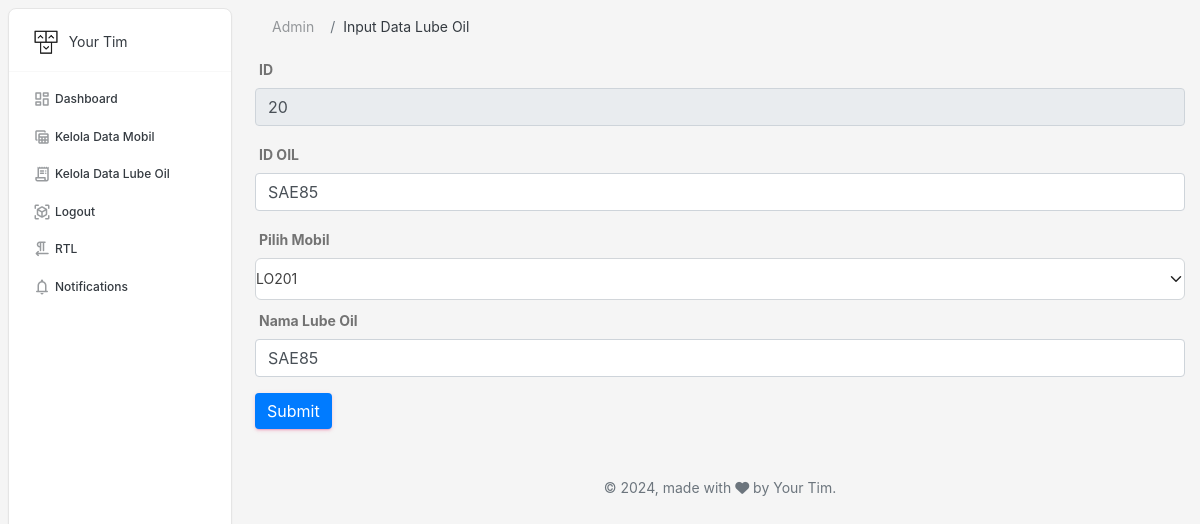
The app's page /lo_project/edit_lube_oil.php?id=20 with its own data.
### tables this page shows
CREATE TABLE `data_lube_oil2` (
  `id` int(255) NOT NULL,
  `id_mobil` int(255) NOT NULL,
  `id_lube_oil` varchar(255) NOT NULL,
  `nama_lube_oil` varchar(255) NOT NULL
);

### lo_project/edit_lube_oil.php (the view, shortened to what this page needs)
<?php
include "koneksi.php";
if (isset($_GET['id'])) {
    $id = mysqli_real_escape_string($koneksi, $_GET['id']);
    $query = "SELECT * FROM data_lube_oil2 WHERE id='$id'";
    $result = mysqli_query($koneksi, $query);
    $oilData = mysqli_fetch_assoc($result);
}
?>
<!DOCTYPE html>
<html lang="en">
<head>
    <link href="../assets/css/nucleo-icons.css" rel="stylesheet" />
    <link href="../assets/css/nucleo-svg.css" rel="stylesheet" />
    <link id="pagestyle" href="../assets/css/material-dashboard.css?v=3.2.0" rel="stylesheet" />
    <link rel="stylesheet" href="https://cdn.jsdelivr.net/npm/bootstrap@4.0.0/dist/css/bootstrap.min.css">
</head>
<body class="g-sidenav-show  bg-gray-100">
    <aside class="sidenav navbar navbar-vertical navbar-expand-xs border-radius-lg fixed-start ms-2  bg-white my-2" id="sidenav-main">
        <div class="sidenav-header">
        <a class="navbar-brand px-4 py-3 m-0" href=" " target="_blank">
            <img src="../assets/img/logo-ct-dark.png" class="navbar-brand-img" width="26" height="26" alt="main_logo">
            <span class="ms-1 text-sm text-dark">Your Tim</span>
        </a>
        </div>
        <hr class="horizontal dark mt-0 mb-2">
        <div class="collapse navbar-collapse  w-auto " id="sidenav-collapse-main">
        <ul class="navbar-nav">
            <li class="nav-item">
            <a class="nav-link text-dark" href="home.php">
                <i class="material-symbols-rounded opacity-5">dashboard</i>
                <span class="nav-link-text ms-1">Dashboard</span>
            </a>
            </li>
            <li class="nav-item">
            <a class="nav-link text-dark" href="car_table.php">
                <i class="material-symbols-rounded opacity-5">table_view</i>
                <span class="nav-link-text ms-1">Kelola Data Mobil</span>
            </a>
            </li>
            <li class="nav-item">
            <a class="nav-link text-dark" href="lube_oil_table.php">
                <i class="material-symbols-rounded opacity-5">receipt_long</i>
                <span class="nav-link-text ms-1">Kelola Data Lube Oil</span>
            </a>
            </li>
            <li class="nav-item">
            <a class="nav-link text-dark" href="">
                <i class="material-symbols-rounded opacity-5">view_in_ar</i>
                <span class="nav-link-text ms-1">Logout</span>
            </a>
            </li>
            <li class="nav-item">
            <a class="nav-link text-dark" href="">
                <i class="material-symbols-rounded opacity-5">format_textdirection_r_to_l</i>
                <span class="nav-link-text ms-1">RTL</span>
            </a>
            </li>
            <li class="nav-item">
            <a class="nav-link text-dark" href="">
                <i class="material-symbols-rounded opacity-5">notifications</i>
                <span class="nav-link-text ms-1">Notifications</span>
            </a>
            </li>
        </ul>
        </div>
  </aside>
  <main class="main-content position-relative max-height-vh-100 h-100 border-radius-lg ">
    <nav class="navbar navbar-main navbar-expand-lg px-0 mx-3 shadow-none border-radius-xl" id="navbarBlur" data-scroll="true">
      <div class="container-fluid py-1 px-3">
        <nav aria-label="breadcrumb">
          <ol class="breadcrumb bg-transparent mb-0 pb-0 pt-1 px-0 me-sm-6 me-5">
            <li class="breadcrumb-item text-sm"><a class="opacity-5 text-dark" href="home.php">Admin</a></li>
            <li class="breadcrumb-item text-sm text-dark active" aria-current="page">Input Data Lube Oil</li>
          </ol>
        </nav>
      </div>
    </nav>
    <div class="container-fluid py-2">
        <div class="form-input">
            <form action="proses_edit_data_lo.php" method="post">
                <div class="form-group">
                    <label for="id" class="font-weight-bold text-uppercase">Id</label>
                    <input type="text" name="id" class="form-control" id="id" readonly="" value="<?php echo htmlspecialchars($oilData['id']); ?>" placeholder="Masukkan ID">
                </div>
                <div class="form-group">
                    <label for="oilId" class="font-weight-bold text-uppercase">Id Oil</label>
                    <input type="text" name="oilId" class="form-control" id="oilId" placeholder="Masukkan ID Oil" value="<?php echo htmlspecialchars($oilData['id_lube_oil']); ?>">
                </div>
                <div class="mb-2">
                    <label for="select_car" class="font-weight-bold">Pilih Mobil</label>
                    <select class="form-select bg-white" name="select_car" id="select_car" required>
                        <?php
                        $dataMobil = mysqli_query($koneksi, "SELECT * FROM data_mobil2");
                        while ($row = mysqli_fetch_assoc($dataMobil)) {
                            $selected = ($row['id'] == $oilData['id_mobil']) ? 'selected' : '';
                            echo "<option value='{$row['id']}' $selected>{$row['nama_mobil']}</option>";
                        }
                        ?>
                    </select>
                </div>
                <div class="form-group">
                    <label for="oilName" class="font-weight-bold">Nama Lube Oil</label>
                    <input type="text" name="oilName" class="form-control" id="oilName" placeholder="Masukkan Nama Lube Oil" value="<?php echo htmlspecialchars($oilData['nama_lube_oil']); ?>">
                </div>
                <button type="submit" name="submit" class="btn btn-primary">Submit</button>
            </form>
        </div>
    </div>
    <footer class="footer py-4  ">
        <div class="container-fluid">
          <div class="row align-items-center justify-content-center">
            <div class="col-lg-6 mb-lg-0 mb-4">
              <div class="copyright text-center text-sm text-muted text-lg-start">
                © ,
                made with <i class="fa fa-heart"></i> by Your Tim.
              </div>
            </div>
          </div>
        </div>
      </footer>
  </main>
</body>
</html>

### records on screen
data_lube_oil2: id "20", oilId "SAE85", oilName "SAE85"

### other values on screen
form field select_car "LO201"
